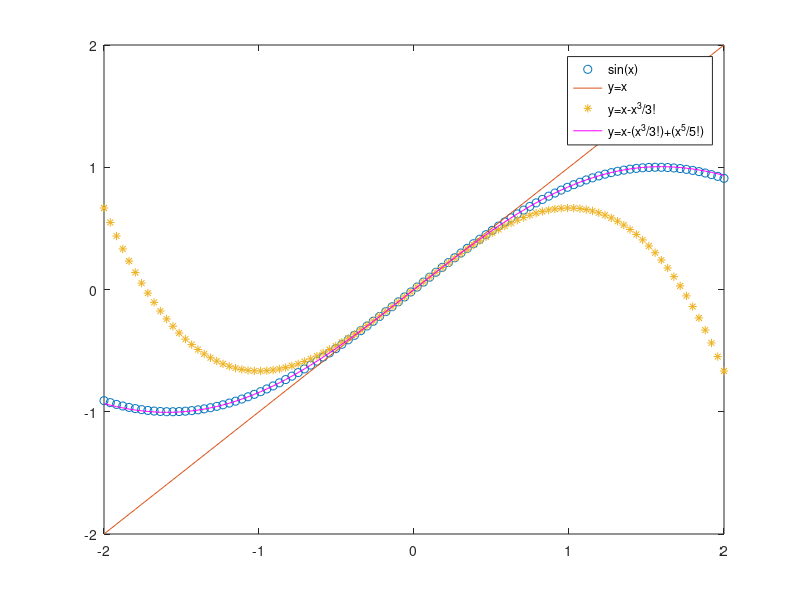

Write MATLAB code to recreate this figure.
x=linspace(-2,2,100);
f1=factorial(3)
f2=factorial(5)

y=sin(x);
y1=x;
y2=x-(1/3)*x.^3
y3=x-(1/f1)*x.^3+(1/f2)*x.^5

title('Sin(x)')
plot(x,y,'o')

hold on

plot(x,y1)
plot(x,y2,'*')
plot(x,y3,'m')

legend('sin(x)','y=x','y=x-x^3/3!','y=x-(x^3/3!)+(x^5/5!)')